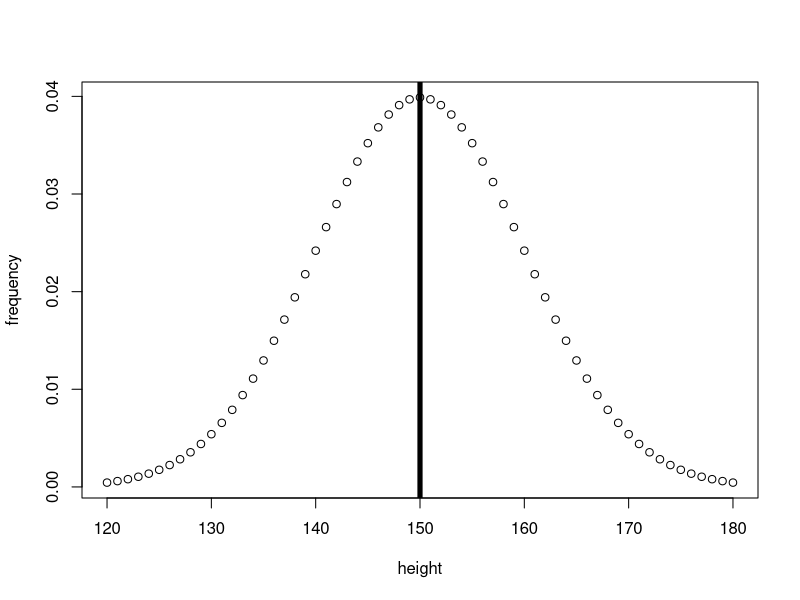
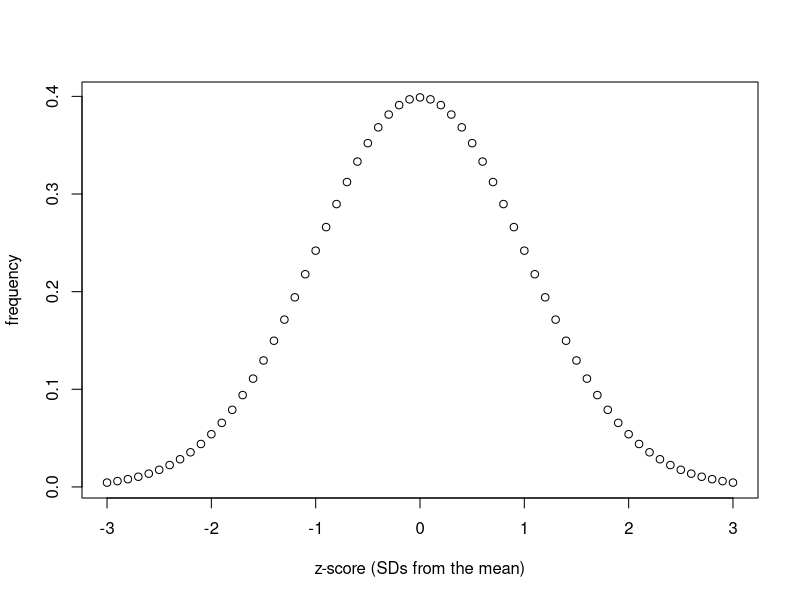

Recreate these plots in R, in order. (Note: this script raises an error after producing the figures.)
## ---- chunk 1
# Plot a normal distribution of heights
population_heights_x <- seq(
  120,    # min
  180,    # max
  by = 1  
)
population_heights_y <- dnorm(
  population_heights_x,
  mean = 150,
  sd   = 10
)
plot(
  population_heights_x,
  population_heights_y,
  xlab = "height",
  ylab = "frequency"
)
# Add line to show mean and median
abline(
  v=150,  # where the line for the mean will be 
  lwd=5
)
## ---- chunk 2
# vector for the x-axis
z_score_x <- seq(
  -3,    # min
  3,    # max
  by = .1  
)

# vector for the y-axis
z_score_y <- dnorm(
  z_score_x,
  mean = 0,
  sd   = 1
)

plot(
  z_score_x,
  z_score_y,
  xlab = "z-score (SDs from the mean)",
  ylab = "frequency"
)
## ---- chunk 3
# https://stackoverflow.com/a/12429538
norm_x<-seq(-4,4,0.01)
norm_y<-dnorm(-4,4,0.0)

norm_data_frame<-data.frame(x=norm_x,y=dnorm(norm_x,0,1))


shade_50 <- rbind(
  c(0,0), 
  subset(norm_data_frame, x > 0), 
  c(norm_data_frame[nrow(norm_data_frame), "X"], 0))

shade_34.1 <- rbind(
  c(1,0), 
  subset(norm_data_frame, x > 1), 
  c(norm_data_frame[nrow(norm_data_frame), "X"], 0))


shade_13.6 <- rbind(
  c(2,0), 
  subset(norm_data_frame, x > 2), 
  c(norm_data_frame[nrow(norm_data_frame), "X"], 0))


p<-qplot(
  x=norm_data_frame$x,
  y=norm_data_frame$y,
  geom="line"
)

 p +
   
   geom_polygon(
     data = shade_50,
     aes(
       x,
       y,
       fill="50"
      )
    ) +
   geom_polygon(
     data = shade_34.1,
     aes(
       x,
       y,
       fill="34.1"
      )
    ) +
   geom_polygon(
     data = shade_13.6, 
     aes(
       x, 
       y,
       fill="13.6"
      )
    ) +
   
   annotate(
     "text", 
     x=0.5, 
     y=0.01, 
     label= "34.1%"
   ) + 
   annotate(
     "text", 
     x=1.5, 
     y=0.01, 
     label= "13.6%"
   ) + 
   annotate(
     "text", 
     x=2.3, 
     y=0.01, 
     label= "2.3%"
   ) +
   xlab("Z-score") +
   ylab("Frequency") +
   theme(legend.position="none")

## ---- chunk 4
# https://stackoverflow.com/a/12429538
norm_x<-seq(-4,4,0.01)
norm_y<-dnorm(-4,4,0.0)

norm_data_frame<-data.frame(x=norm_x,y=dnorm(norm_x,0,1))


shade_2.3 <- rbind(
  c(-8,0), 
  subset(norm_data_frame, x > -8), 
  c(norm_data_frame[nrow(norm_data_frame), "X"], 0))

shade_13.6 <- rbind(
  c(-2,0), 
  subset(norm_data_frame, x > -2), 
  c(norm_data_frame[nrow(norm_data_frame), "X"], 0))

shade_34.1 <- rbind(
  c(-1,0), 
  subset(norm_data_frame, x > -1), 
  c(norm_data_frame[nrow(norm_data_frame), "X"], 0))

shade_50 <- rbind(
  c(0,0), 
  subset(norm_data_frame, x > 0), 
  c(norm_data_frame[nrow(norm_data_frame), "X"], 0))

shade_84.1 <- rbind(
  c(1,0), 
  subset(norm_data_frame, x > 1), 
  c(norm_data_frame[nrow(norm_data_frame), "X"], 0))


shade_97.7 <- rbind(
  c(2,0), 
  subset(norm_data_frame, x > 2), 
  c(norm_data_frame[nrow(norm_data_frame), "X"], 0))


p<-qplot(
  x=norm_data_frame$x,
  y=norm_data_frame$y,
  geom="line"
)

 p +
   geom_polygon(
     data = shade_2.3,
     aes(
       x,
       y,
       fill="2.3"
      )
    ) +
   geom_polygon(
     data = shade_13.6,
     aes(
       x,
       y,
       fill="13.6"
      )
    ) +
   geom_polygon(
     data = shade_34.1,
     aes(
       x,
       y,
       fill="34.1"
      )
    ) +
   geom_polygon(
     data = shade_50,
     aes(
       x,
       y,
       fill="50"
      )
    ) +
   geom_polygon(
     data = shade_84.1,
     aes(
       x,
       y,
       fill="84.1"
      )
    ) +
   geom_polygon(
     data = shade_97.7, 
     aes(
       x, 
       y,
       fill="97.7"
      )
    ) +
   xlim(c(-4,4)) +
   
   annotate("text", x=-2.3, y=0.01, label= "13.6%") + 
   annotate("text", x=-1.4, y=0.01, label= "34.1%") + 
   annotate("text", x=-0.3, y=0.01, label= "50%") + 
   annotate("text", x=0.5, y=0.01, label= "84.1%") + 
   annotate("text", x=1.5, y=0.01, label= "97.7%") + 
   annotate("text", x=2.3, y=0.01, label= "100%") +
   xlab("Z-score") +
   ylab("Frequency") +
   theme(legend.position="none")
